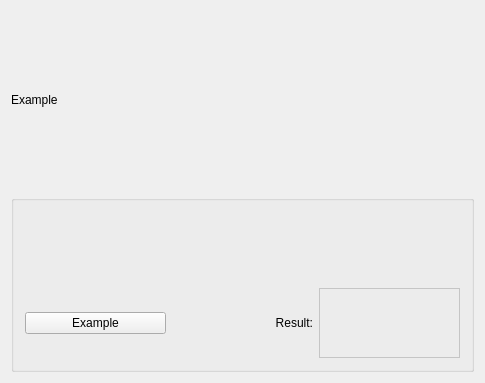
<?xml version="1.0" encoding="UTF-8"?>
<ui version="4.0">
 <class>ActionWidgetUi</class>
 <widget class="QWidget" name="ActionWidgetUi">
  <property name="geometry">
   <rect>
    <x>0</x>
    <y>0</y>
    <width>485</width>
    <height>383</height>
   </rect>
  </property>
  <property name="windowTitle">
   <string>Example</string>
  </property>
  <layout class="QVBoxLayout">
   <item>
    <widget class="QLabel" name="_titleLabel">
     <property name="frameShape">
      <enum>QFrame::NoFrame</enum>
     </property>
     <property name="frameShadow">
      <enum>QFrame::Plain</enum>
     </property>
     <property name="text">
      <string>Example</string>
     </property>
     <property name="wordWrap">
      <bool>false</bool>
     </property>
    </widget>
   </item>
   <item>
    <widget class="Q3GroupBox" name="_groupBox">
     <property name="sizePolicy">
      <sizepolicy hsizetype="Expanding" vsizetype="Preferred">
       <horstretch>0</horstretch>
       <verstretch>0</verstretch>
      </sizepolicy>
     </property>
     <property name="title">
      <string/>
     </property>
     <layout class="QVBoxLayout">
      <item>
       <widget class="Q3TextView" name="_descrView" native="true">
        <property name="text" stdset="0">
         <string>Example</string>
        </property>
       </widget>
      </item>
      <item>
       <layout class="QHBoxLayout">
        <item>
         <widget class="QPushButton" name="_button">
          <property name="text">
           <string>Example</string>
          </property>
         </widget>
        </item>
        <item>
         <widget class="QLabel" name="TextLabel1_2_2">
          <property name="text">
           <string>Result:</string>
          </property>
          <property name="alignment">
           <set>Qt::AlignRight|Qt::AlignTrailing|Qt::AlignVCenter</set>
          </property>
          <property name="wordWrap">
           <bool>false</bool>
          </property>
         </widget>
        </item>
        <item>
         <widget class="QLabel" name="_resultLabel">
          <property name="palette">
           <palette>
            <active>
             <colorrole role="WindowText">
              <brush brushstyle="SolidPattern">
               <color alpha="255">
                <red>0</red>
                <green>0</green>
                <blue>0</blue>
               </color>
              </brush>
             </colorrole>
             <colorrole role="Button">
              <brush brushstyle="SolidPattern">
               <color alpha="255">
                <red>220</red>
                <green>223</green>
                <blue>224</blue>
               </color>
              </brush>
             </colorrole>
             <colorrole role="Light">
              <brush brushstyle="SolidPattern">
               <color alpha="255">
                <red>255</red>
                <green>255</green>
                <blue>255</blue>
               </color>
              </brush>
             </colorrole>
             <colorrole role="Midlight">
              <brush brushstyle="SolidPattern">
               <color alpha="255">
                <red>237</red>
                <green>239</green>
                <blue>239</blue>
               </color>
              </brush>
             </colorrole>
             <colorrole role="Dark">
              <brush brushstyle="SolidPattern">
               <color alpha="255">
                <red>110</red>
                <green>111</green>
                <blue>112</blue>
               </color>
              </brush>
             </colorrole>
             <colorrole role="Mid">
              <brush brushstyle="SolidPattern">
               <color alpha="255">
                <red>146</red>
                <green>148</green>
                <blue>149</blue>
               </color>
              </brush>
             </colorrole>
             <colorrole role="Text">
              <brush brushstyle="SolidPattern">
               <color alpha="255">
                <red>0</red>
                <green>0</green>
                <blue>0</blue>
               </color>
              </brush>
             </colorrole>
             <colorrole role="BrightText">
              <brush brushstyle="SolidPattern">
               <color alpha="255">
                <red>255</red>
                <green>255</green>
                <blue>255</blue>
               </color>
              </brush>
             </colorrole>
             <colorrole role="ButtonText">
              <brush brushstyle="SolidPattern">
               <color alpha="255">
                <red>0</red>
                <green>0</green>
                <blue>0</blue>
               </color>
              </brush>
             </colorrole>
             <colorrole role="Base">
              <brush brushstyle="SolidPattern">
               <color alpha="255">
                <red>255</red>
                <green>255</green>
                <blue>255</blue>
               </color>
              </brush>
             </colorrole>
             <colorrole role="Window">
              <brush brushstyle="SolidPattern">
               <color alpha="255">
                <red>255</red>
                <green>255</green>
                <blue>255</blue>
               </color>
              </brush>
             </colorrole>
             <colorrole role="Shadow">
              <brush brushstyle="SolidPattern">
               <color alpha="255">
                <red>0</red>
                <green>0</green>
                <blue>0</blue>
               </color>
              </brush>
             </colorrole>
             <colorrole role="Highlight">
              <brush brushstyle="SolidPattern">
               <color alpha="255">
                <red>0</red>
                <green>0</green>
                <blue>128</blue>
               </color>
              </brush>
             </colorrole>
             <colorrole role="HighlightedText">
              <brush brushstyle="SolidPattern">
               <color alpha="255">
                <red>255</red>
                <green>255</green>
                <blue>255</blue>
               </color>
              </brush>
             </colorrole>
             <colorrole role="Link">
              <brush brushstyle="SolidPattern">
               <color alpha="255">
                <red>0</red>
                <green>0</green>
                <blue>0</blue>
               </color>
              </brush>
             </colorrole>
             <colorrole role="LinkVisited">
              <brush brushstyle="SolidPattern">
               <color alpha="255">
                <red>0</red>
                <green>0</green>
                <blue>0</blue>
               </color>
              </brush>
             </colorrole>
            </active>
            <inactive>
             <colorrole role="WindowText">
              <brush brushstyle="SolidPattern">
               <color alpha="255">
                <red>0</red>
                <green>0</green>
                <blue>0</blue>
               </color>
              </brush>
             </colorrole>
             <colorrole role="Button">
              <brush brushstyle="SolidPattern">
               <color alpha="255">
                <red>220</red>
                <green>223</green>
                <blue>224</blue>
               </color>
              </brush>
             </colorrole>
             <colorrole role="Light">
              <brush brushstyle="SolidPattern">
               <color alpha="255">
                <red>255</red>
                <green>255</green>
                <blue>255</blue>
               </color>
              </brush>
             </colorrole>
             <colorrole role="Midlight">
              <brush brushstyle="SolidPattern">
               <color alpha="255">
                <red>252</red>
                <green>254</green>
                <blue>255</blue>
               </color>
              </brush>
             </colorrole>
             <colorrole role="Dark">
              <brush brushstyle="SolidPattern">
               <color alpha="255">
                <red>110</red>
                <green>111</green>
                <blue>112</blue>
               </color>
              </brush>
             </colorrole>
             <colorrole role="Mid">
              <brush brushstyle="SolidPattern">
               <color alpha="255">
                <red>146</red>
                <green>148</green>
                <blue>149</blue>
               </color>
              </brush>
             </colorrole>
             <colorrole role="Text">
              <brush brushstyle="SolidPattern">
               <color alpha="255">
                <red>0</red>
                <green>0</green>
                <blue>0</blue>
               </color>
              </brush>
             </colorrole>
             <colorrole role="BrightText">
              <brush brushstyle="SolidPattern">
               <color alpha="255">
                <red>255</red>
                <green>255</green>
                <blue>255</blue>
               </color>
              </brush>
             </colorrole>
             <colorrole role="ButtonText">
              <brush brushstyle="SolidPattern">
               <color alpha="255">
                <red>0</red>
                <green>0</green>
                <blue>0</blue>
               </color>
              </brush>
             </colorrole>
             <colorrole role="Base">
              <brush brushstyle="SolidPattern">
               <color alpha="255">
                <red>255</red>
                <green>255</green>
                <blue>255</blue>
               </color>
              </brush>
             </colorrole>
             <colorrole role="Window">
              <brush brushstyle="SolidPattern">
               <color alpha="255">
                <red>255</red>
                <green>255</green>
                <blue>255</blue>
               </color>
              </brush>
             </colorrole>
             <colorrole role="Shadow">
              <brush brushstyle="SolidPattern">
               <color alpha="255">
                <red>0</red>
                <green>0</green>
                <blue>0</blue>
               </color>
              </brush>
             </colorrole>
             <colorrole role="Highlight">
              <brush brushstyle="SolidPattern">
               <color alpha="255">
                <red>0</red>
                <green>0</green>
                <blue>128</blue>
               </color>
              </brush>
             </colorrole>
             <colorrole role="HighlightedText">
              <brush brushstyle="SolidPattern">
               <color alpha="255">
                <red>255</red>
                <green>255</green>
                <blue>255</blue>
               </color>
              </brush>
             </colorrole>
             <colorrole role="Link">
              <brush brushstyle="SolidPattern">
               <color alpha="255">
                <red>0</red>
                <green>0</green>
                <blue>0</blue>
               </color>
              </brush>
             </colorrole>
             <colorrole role="LinkVisited">
              <brush brushstyle="SolidPattern">
               <color alpha="255">
                <red>0</red>
                <green>0</green>
                <blue>0</blue>
               </color>
              </brush>
             </colorrole>
            </inactive>
            <disabled>
             <colorrole role="WindowText">
              <brush brushstyle="SolidPattern">
               <color alpha="255">
                <red>128</red>
                <green>128</green>
                <blue>128</blue>
               </color>
              </brush>
             </colorrole>
             <colorrole role="Button">
              <brush brushstyle="SolidPattern">
               <color alpha="255">
                <red>220</red>
                <green>223</green>
                <blue>224</blue>
               </color>
              </brush>
             </colorrole>
             <colorrole role="Light">
              <brush brushstyle="SolidPattern">
               <color alpha="255">
                <red>255</red>
                <green>255</green>
                <blue>255</blue>
               </color>
              </brush>
             </colorrole>
             <colorrole role="Midlight">
              <brush brushstyle="SolidPattern">
               <color alpha="255">
                <red>252</red>
                <green>254</green>
                <blue>255</blue>
               </color>
              </brush>
             </colorrole>
             <colorrole role="Dark">
              <brush brushstyle="SolidPattern">
               <color alpha="255">
                <red>110</red>
                <green>111</green>
                <blue>112</blue>
               </color>
              </brush>
             </colorrole>
             <colorrole role="Mid">
              <brush brushstyle="SolidPattern">
               <color alpha="255">
                <red>146</red>
                <green>148</green>
                <blue>149</blue>
               </color>
              </brush>
             </colorrole>
             <colorrole role="Text">
              <brush brushstyle="SolidPattern">
               <color alpha="255">
                <red>128</red>
                <green>128</green>
                <blue>128</blue>
               </color>
              </brush>
             </colorrole>
             <colorrole role="BrightText">
              <brush brushstyle="SolidPattern">
               <color alpha="255">
                <red>255</red>
                <green>255</green>
                <blue>255</blue>
               </color>
              </brush>
             </colorrole>
             <colorrole role="ButtonText">
              <brush brushstyle="SolidPattern">
               <color alpha="255">
                <red>128</red>
                <green>128</green>
                <blue>128</blue>
               </color>
              </brush>
             </colorrole>
             <colorrole role="Base">
              <brush brushstyle="SolidPattern">
               <color alpha="255">
                <red>255</red>
                <green>255</green>
                <blue>255</blue>
               </color>
              </brush>
             </colorrole>
             <colorrole role="Window">
              <brush brushstyle="SolidPattern">
               <color alpha="255">
                <red>255</red>
                <green>255</green>
                <blue>255</blue>
               </color>
              </brush>
             </colorrole>
             <colorrole role="Shadow">
              <brush brushstyle="SolidPattern">
               <color alpha="255">
                <red>0</red>
                <green>0</green>
                <blue>0</blue>
               </color>
              </brush>
             </colorrole>
             <colorrole role="Highlight">
              <brush brushstyle="SolidPattern">
               <color alpha="255">
                <red>0</red>
                <green>0</green>
                <blue>128</blue>
               </color>
              </brush>
             </colorrole>
             <colorrole role="HighlightedText">
              <brush brushstyle="SolidPattern">
               <color alpha="255">
                <red>255</red>
                <green>255</green>
                <blue>255</blue>
               </color>
              </brush>
             </colorrole>
             <colorrole role="Link">
              <brush brushstyle="SolidPattern">
               <color alpha="255">
                <red>0</red>
                <green>0</green>
                <blue>0</blue>
               </color>
              </brush>
             </colorrole>
             <colorrole role="LinkVisited">
              <brush brushstyle="SolidPattern">
               <color alpha="255">
                <red>0</red>
                <green>0</green>
                <blue>0</blue>
               </color>
              </brush>
             </colorrole>
            </disabled>
           </palette>
          </property>
          <property name="frameShape">
           <enum>QFrame::StyledPanel</enum>
          </property>
          <property name="frameShadow">
           <enum>QFrame::Sunken</enum>
          </property>
          <property name="text">
           <string/>
          </property>
          <property name="wordWrap">
           <bool>false</bool>
          </property>
         </widget>
        </item>
       </layout>
      </item>
     </layout>
    </widget>
   </item>
  </layout>
 </widget>
 <layoutdefault spacing="6" margin="11"/>
 <pixmapfunction>qPixmapFromMimeSource</pixmapfunction>
 <customwidgets>
  <customwidget>
   <class>Q3GroupBox</class>
   <extends>QGroupBox</extends>
   <header>Qt3Support/Q3GroupBox</header>
   <container>1</container>
  </customwidget>
  <customwidget>
   <class>Q3TextView</class>
   <extends>QWidget</extends>
   <header>q3textview.h</header>
  </customwidget>
 </customwidgets>
 <resources/>
 <connections/>
</ui>
